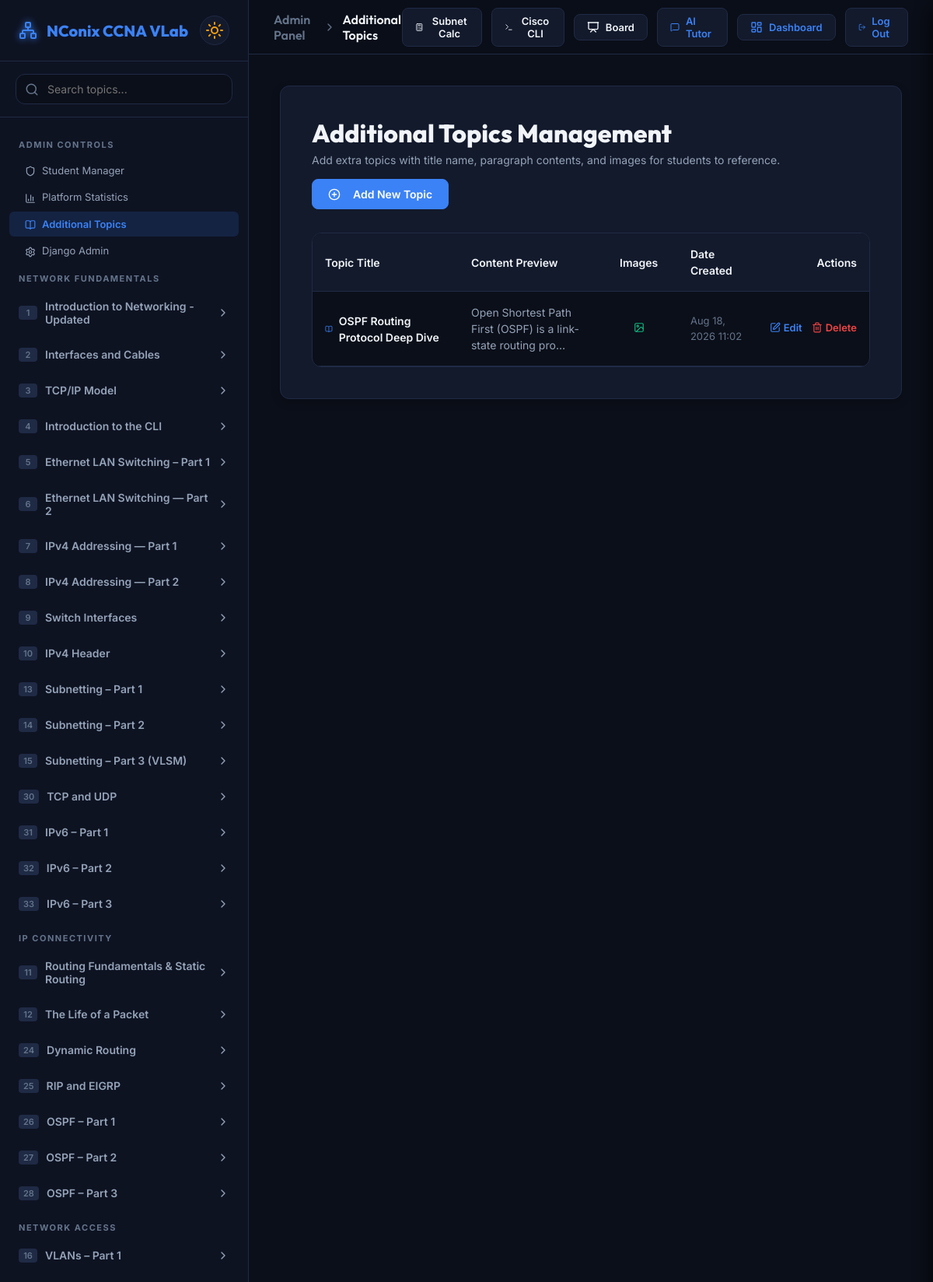
Page /admin-panel/additional-topics/ (signed in, upper part) on the committed database.
### core/models.py (models this page shows, shortened)
class Domain(models.Model):
    name = models.CharField(max_length=100, unique=True)

class Topic(models.Model):
    id = models.IntegerField(primary_key=True)
    domain = models.ForeignKey(Domain, on_delete=models.CASCADE, related_name='topics')
    title = models.CharField(max_length=200)
    objectives = models.JSONField(default=list)  # list of strings
    lesson_content = models.TextField()  # markdown
    video_url = models.CharField(max_length=500, blank=True, default='')  # YouTube video link
    class Meta:
        ordering = ['id']

class AdditionalTopic(models.Model):
    title = models.CharField(max_length=200)
    content = models.TextField(help_text="Paragraph content of the additional topic (supports markdown)")
    image1 = models.ImageField(upload_to='additional_topics/', blank=True, null=True)
    image2 = models.ImageField(upload_to='additional_topics/', blank=True, null=True)
    image3 = models.ImageField(upload_to='additional_topics/', blank=True, null=True)
    created_at = models.DateTimeField(auto_now_add=True)
    class Meta:
        ordering = ['created_at']

### admin_panel/views.py (the view)
# urls.py: path('additional-topics/', views.admin_additional_topics_list_view, name='admin_additional_topics'),
@admin_required
def admin_additional_topics_list_view(request):
    topics = AdditionalTopic.objects.all().order_by('created_at')
    sidebar_domains = get_sidebar_data(request.user)
    context = {
        'topics': topics,
        'sidebar_domains': sidebar_domains,
        'active_page': 'admin_additional_topics',
    }
    return render(request, 'admin_panel/admin_additional_topics_list.html', context)

### core/context_processors.py (called while the page is built)
def additional_topics(request):
    return {
        'additional_topics': AdditionalTopic.objects.all().order_by('created_at')
    }

### admin_panel/templates/admin_panel/admin_additional_topics_list.html (shortened to what this page needs)
{% extends 'core/base.html' %}
{% block breadcrumbs %}
  <span class="breadcrumb-root">Admin Panel</span>
  <span class="breadcrumb-separator"><i data-lucide="chevron-right"></i></span>
  <span class="breadcrumb-current">Additional Topics</span>
{% endblock %}
{% block content %}
<div class="lesson-card">
  <div style="display: flex; justify-content: space-between; align-items: center; margin-bottom: 30px; flex-wrap: wrap; gap: 16px;">
    <div>
      <h2 class="lesson-title" style="margin-bottom: 6px;">Additional Topics Management</h2>
      <p class="dashboard-subtitle" style="margin-bottom: 0; font-size: 14px;">Add extra topics with title name, paragraph contents, and images for students to reference.</p>
    </div>
    <a href="{% url 'admin_additional_topic_add' %}" class="btn btn-primary" style="text-decoration: none; display: inline-flex; align-items: center;">
      <i data-lucide="plus-circle" style="width: 16px; height: 16px; margin-right: 8px;"></i>
      Add New Topic
    </a>
  </div>
  <div style="overflow-x: auto; margin-top: 20px; border: 1px solid var(--border-color); border-radius: var(--radius); background-color: var(--bg-app);">
    <table style="width: 100%; border-collapse: collapse; text-align: left; font-size: 14px; line-height: 1.5;">
      <thead>
        <tr style="background-color: var(--bg-card); border-bottom: 1px solid var(--border-color);">
          <th style="padding: 16px; font-weight: 600; color: var(--text-primary); width: 30%;">Topic Title</th>
          <th style="padding: 16px; font-weight: 600; color: var(--text-primary); width: 30%;">Content Preview</th>
          <th style="padding: 16px; font-weight: 600; color: var(--text-primary); text-align: center; width: 15%;">Images</th>
          <th style="padding: 16px; font-weight: 600; color: var(--text-primary); width: 15%;">Date Created</th>
          <th style="padding: 16px; font-weight: 600; color: var(--text-primary); text-align: right; width: 10%;">Actions</th>
        </tr>
      </thead>
      <tbody>
        {% if topics %}
          {% for topic in topics %}
            <tr style="border-bottom: 1px solid var(--border-color); transition: background-color 0.2s ease;" onmouseover="this.style.backgroundColor='rgba(255, 255, 255, 0.02)'" onmouseout="this.style.backgroundColor='transparent'">
              <td style="padding: 16px; font-weight: 600; color: var(--text-primary);">
                <div style="display: flex; align-items: center; gap: 8px;">
                  <i data-lucide="book-open" style="width: 16px; height: 16px; color: var(--accent);"></i>
                  {{ topic.title }}
                </div>
              </td>
              <td style="padding: 16px; color: var(--text-secondary);">
                {{ topic.content|truncatechars:60 }}
              </td>
              <td style="padding: 16px; text-align: center;">
                <div style="display: inline-flex; gap: 4px; justify-content: center; align-items: center;">
                  {% if topic.image1 or topic.image2 or topic.image3 %}
                    {% if topic.image1 %}
                      <i data-lucide="image" style="width: 14px; height: 14px; color: var(--success);" title="Image 1 present"></i>
                    {% endif %}
                  {% else %}
                    <span style="color: var(--text-muted); font-size: 12px;">None</span>
                  {% endif %}
                </div>
              </td>
              <td style="padding: 16px; color: var(--text-muted); font-size: 13px;">
                {{ topic.created_at|date:"M d, Y H:i" }}
              </td>
              <td style="padding: 16px; text-align: right;">
                <div style="display: inline-flex; gap: 12px; align-items: center;">
                  <a href="{% url 'admin_additional_topic_edit' topic.id %}" title="Edit Topic" style="color: var(--accent); display: inline-flex; align-items: center; gap: 4px; font-weight: 600; font-size: 13px; text-decoration: none;">
                    <i data-lucide="edit" style="width: 14px; height: 14px;"></i> Edit
                  </a>
                  <a href="{% url 'admin_additional_topic_delete' topic.id %}" title="Delete Topic" style="color: var(--error); display: inline-flex; align-items: center; gap: 4px; font-weight: 600; font-size: 13px; text-decoration: none;">
                    <i data-lucide="trash-2" style="width: 14px; height: 14px;"></i> Delete
                  </a>
                </div>
              </td>
            </tr>
          {% endfor %}
        {% else %}
          <tr>
            <td colspan="5" style="padding: 30px; text-align: center; color: var(--text-muted);">
              No additional topics found. Click "Add New Topic" to create one.
            </td>
          </tr>
        {% endif %}
      </tbody>
    </table>
  </div>
</div>
{% endblock %}

### core/templates/core/base.html (shortened to what this page needs)
{% load static %}
<!DOCTYPE html>
<html lang="en" data-theme="dark">
<head>
  <link rel="stylesheet" href="{% static 'core/styles.css' %}">
</head>
<body>
  <div class="app-container">
    <aside class="sidebar" id="sidebar">
      <div class="sidebar-header">
        <a href="{% url 'dashboard' %}" class="logo" style="text-decoration: none;">
          <i data-lucide="network" class="logo-icon"></i>
          <span>NConix CCNA <span class="accent-text">VLab</span></span>
        </a>
        <button class="theme-toggle" id="themeToggleBtn" title="Toggle Light/Dark Mode">
          <i data-lucide="sun" class="sun-icon"></i>
        </button>
      </div>
      <div class="search-box">
        <i data-lucide="search" class="search-icon"></i>
        <input type="text" id="searchInput" placeholder="Search topics...">
      </div>
      <nav class="navigation">
        <div class="nav-list" id="navList">
          {% if user.is_authenticated %}
            {% if user.is_superuser or user.is_staff or user.profile.role == 'admin' %}
              <div class="nav-section-title">ADMIN CONTROLS</div>
              <a href="{% url 'admin_dashboard' %}" class="nav-sub-item {% if active_page == 'admin_dashboard' %}active{% endif %}" style="padding-left: 20px; text-decoration: none;">
                <span><i data-lucide="shield" class="sub-item-icon"></i>Student Manager</span>
              </a>
              <a href="{% url 'admin_stats' %}" class="nav-sub-item {% if active_page == 'admin_stats' %}active{% endif %}" style="padding-left: 20px; text-decoration: none;">
                <span><i data-lucide="bar-chart-3" class="sub-item-icon"></i>Platform Statistics</span>
              </a>
              <a href="{% url 'admin_additional_topics' %}" class="nav-sub-item {% if active_page == 'admin_additional_topics' %}active{% endif %}" style="padding-left: 20px; text-decoration: none;">
                <span><i data-lucide="book-open" class="sub-item-icon"></i>Additional Topics</span>
              </a>
              <a href="/admin/" target="_blank" class="nav-sub-item" style="padding-left: 20px; text-decoration: none;">
                <span><i data-lucide="settings" class="sub-item-icon"></i>Django Admin</span>
              </a>
            {% endif %}
            {% for domain in sidebar_domains %}
              <div class="nav-section-title">{{ domain.name|upper }}</div>
              {% for topic in domain.topics %}
                <div class="chapter-item " id="chapter-{{ topic.id }}" data-title="{{ topic.title }}">
                  <div class="chapter-header">
                    <div class="chapter-title-container">
                      <span class="chapter-number">{{ topic.id }}</span>
                      <span {% if topic.locked %}style="color: var(--text-muted);"{% endif %}>{{ topic.title }}</span>
                    </div>
                    {% if topic.locked %}
                      <i data-lucide="lock" class="chapter-chevron" style="color: var(--text-muted); transform: none !important;"></i>
                    {% else %}
                      <i data-lucide="chevron-right" class="chapter-chevron"></i>
                    {% endif %}
                  </div>
                </div>
              {% endfor %}
            {% endfor %}
          {% endif %}
        </div>
      </nav>
    </aside>
    <main class="workspace">
      <header class="header">
        <div class="header-breadcrumbs">
          {% block breadcrumbs %}{% endblock %}
        </div>
        <div class="header-actions">
          <button class="header-btn" id="toolSubnetBtn" title="Subnetting Calculator">
            <i data-lucide="calculator"></i>
            <span>Subnet Calc</span>
          </button>
          <button class="header-btn" id="toolCliBtn" title="Cisco IOS CLI Simulator">
            <i data-lucide="terminal"></i>
            <span>Cisco CLI</span>
          </button>
          {% if user.is_authenticated %}
            {% if active_page != 'admin_board' %}
              <button class="header-btn" id="toolBoardBtn" title="Live Shared Whiteboard" style="position: relative;">
                <i data-lucide="presentation"></i>
                <span>Board</span>
              </button>
            {% endif %}
            <a href="{% url 'tutor_bot' %}" class="header-btn {% if active_page == 'tutor_bot' %}highlight-btn{% endif %}" title="AI Networking Tutor" style="text-decoration: none;">
              <i data-lucide="message-square"></i>
              <span>AI Tutor</span>
            </a>
            <a href="{% url 'dashboard' %}" class="header-btn {% if active_page == 'dashboard' %}highlight-btn{% endif %}" style="text-decoration: none;">
              <i data-lucide="layout-dashboard"></i>
              <span>Dashboard</span>
            </a>
            <a href="{% url 'logout' %}" class="header-btn" title="Log Out" style="text-decoration: none;">
              <i data-lucide="log-out"></i>
              <span>Log Out</span>
            </a>
          {% endif %}
        </div>
      </header>
      <div class="viewport" id="viewport">
        {% block content %}{% endblock %}
      </div>
    </main>
  </div>
</body>
</html>

### rows in the picture
Domain: name "NETWORK FUNDAMENTALS"
Topic: title "Introduction to Networking - Updated"
Topic: title "Interfaces and Cables"
Topic: title "TCP/IP Model"
Topic: title "Introduction to the CLI"
Topic: title "Ethernet LAN Switching – Part 1"
Topic: title "Ethernet LAN Switching — Part 2"
Topic: title "IPv4 Addressing — Part 1"
Topic: title "IPv4 Addressing — Part 2"
Topic: title "Switch Interfaces"
Topic: title "IPv4 Header"
Topic: title "Subnetting – Part 1"
Topic: title "Subnetting – Part 2"
Topic: title "Subnetting – Part 3 (VLSM)"
Topic: title "TCP and UDP"
Topic: title "IPv6 – Part 1"
Topic: title "IPv6 – Part 2"
Topic: title "IPv6 – Part 3"
Domain: name "IP CONNECTIVITY"
Topic: title "Routing Fundamentals & Static Routing"
Topic: title "The Life of a Packet"
Topic: title "Dynamic Routing"
Topic: title "RIP and EIGRP"
Topic: title "OSPF – Part 1"
Topic: title "OSPF – Part 2"
Topic: title "OSPF – Part 3"
Domain: name "NETWORK ACCESS"
Topic: title "VLANs – Part 1"
AdditionalTopic: title "OSPF Routing Protocol Deep Dive", content "Open Shortest Path First (OSPF) is a link-state routing pro…", created_at "Aug 18, 2026 11:02"

### other values in the picture
{{ topic.id }} "1" "2" "3" "4" "5" "6" "7" "8" "9" "10" "13" "14" "15" "30" "31" "32" "33" "11" "12" "24" "25" "26" "27" "28" "16"
